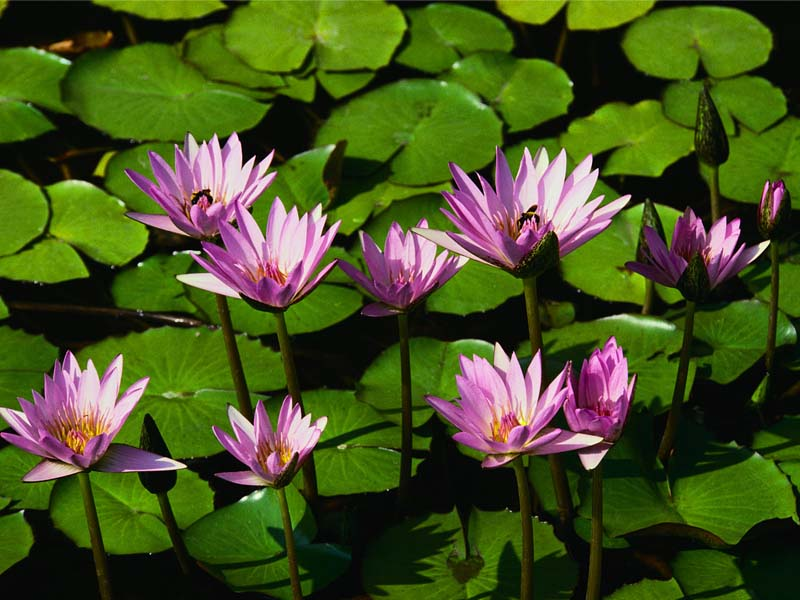
#> input picture 5.1 OpenCV Py/Lily.bmp, 800 x 600 px
$ python main.py
#> lines starting #> are read from the running program, lines starting #| are printed output that depends on the picture
import numpy as np
import cv2
from matplotlib import pyplot as plt

img = cv2.imread('Lily.bmp')
#> img is the input picture: shape (600, 800, 3); mean B, G, R 31.6, 82.1, 69.4
mask = np.zeros(img.shape[:2],np.uint8)

bgdModel = np.zeros((1,65),np.float64)
fgdModel = np.zeros((1,65),np.float64)

rect = (100,150,400,210) #This is rect = (start_x, start_y, width, height).

cv2.grabCut(img,mask,rect,bgdModel,fgdModel,5,cv2.GC_INIT_WITH_RECT)
mask2 = np.where((mask==2)|(mask==0),0,1).astype('uint8')
img = img*mask2[:,:,np.newaxis]
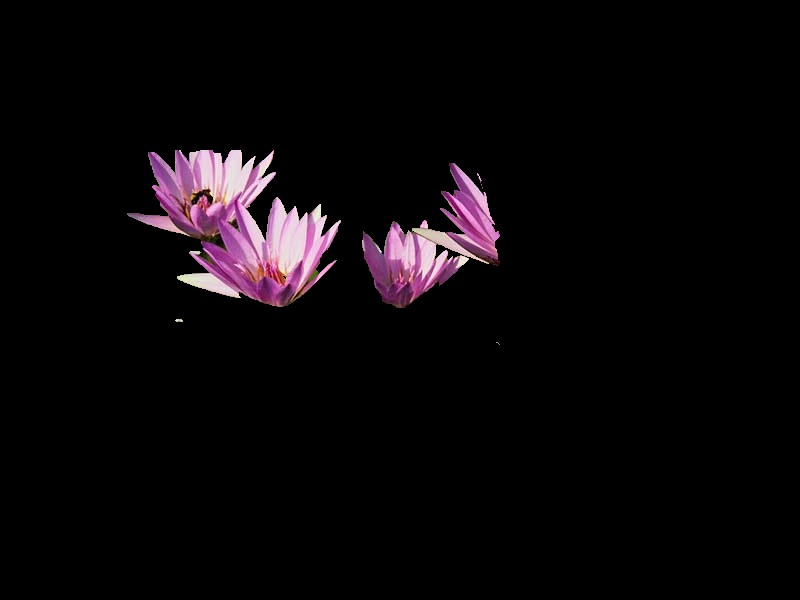
#> img: shape (600, 800, 3); mean B, G, R 9, 6.9, 10.2

plt.imshow(img)
plt.colorbar()
plt.show()
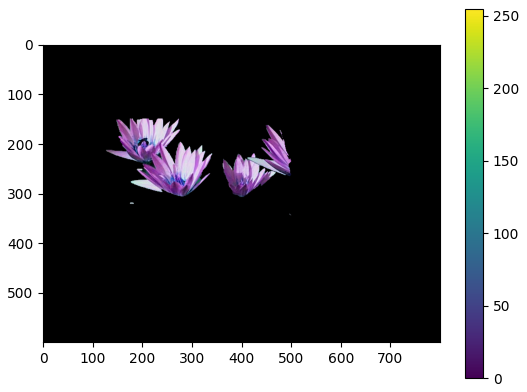
#> figure drawn by matplotlib, 2 panels; B, G, R data is drawn as R, G, B
